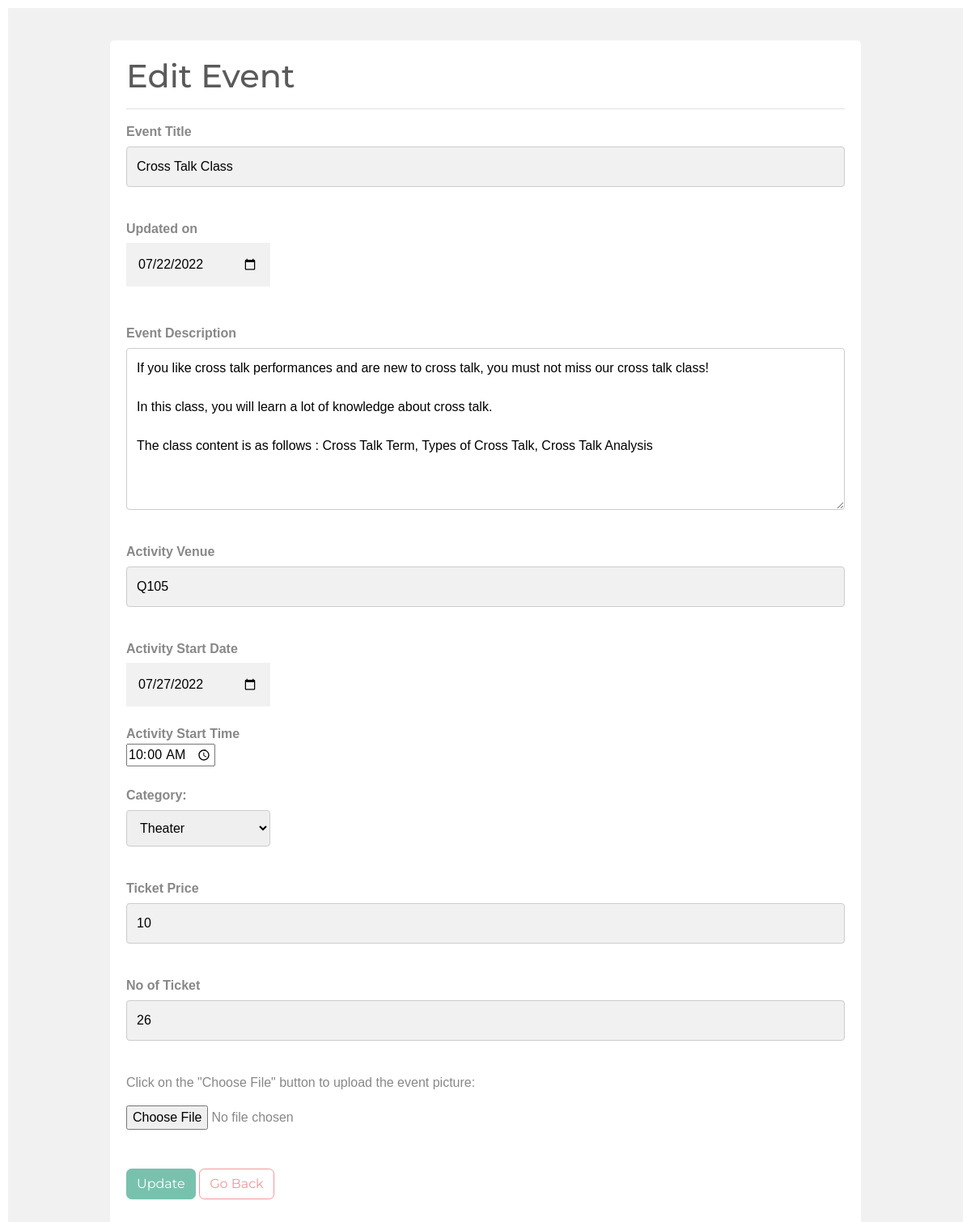
Screenshot of /edit_activity.php?edit=54 with the database file from the repository.
### tables this page shows
CREATE TABLE `activity` (
  `ActID` int(11) NOT NULL,
  `ActName` varchar(255) NOT NULL,
  `UpdDate` date NOT NULL,
  `ActImage` varchar(255) NOT NULL,
  `ActDesc` varchar(9999) NOT NULL,
  `ActVenue` varchar(100) NOT NULL,
  `StartDate` date NOT NULL,
  `StartTime` varchar(100) NOT NULL,
  `Category` varchar(15) NOT NULL,
  `value` float(5,2) NOT NULL,
  `people` int(3) NOT NULL
);

### edit_activity.php (the view, shortened to what this page needs)
<html>
    <body>
    <head>
        <link href="https://bootswatch.com/5/minty/bootstrap.min.css" rel="stylesheet">
        <link href="eventstyle.css" rel="stylesheet" />
        <link href="eventheader.css" rel="stylesheet" />
        <link rel="stylesheet" href="https://cdnjs.cloudflare.com/ajax/libs/font-awesome/4.7.0/css/font-awesome.min.css">
    </head>
    </body>
</html>
<?php
 include'config.php';
?>
<?php
if ($_SERVER['REQUEST_METHOD'] == 'POST') {
    $ActID = $_POST['edit'];
    $ActName = $_POST['act_name'];
    $UpdDate = $_POST['upd_date'];
    $ActDesc = $_POST['act_desc'];
    $ActVenue = $_POST['act_venue'];
    $StartDate = $_POST['start_date'];
    $StartTime = $_POST['start_time'];
    $Category = $_POST['category'];
    $ActImage = $_FILES['act_image']['name'];
    $ActImage_tmp_name = $_FILES['act_image']['tmp_name'];
    $ActImage_folder = 'uploaded_img/'.$ActImage;
    $value = $_POST['value'];
    $people = $_POST['people'];
    $sql = "UPDATE activity SET ActName = ?, UpdDate = ?, ActImage = ?, ActDesc = ?, ActVenue = ?, StartDate = ?, StartTime = ?, Category = ?, value = ?, people = ? WHERE ActID= ?";
        $stmt = $conn->prepare($sql);
        $stmt->bind_param('sssssssssss', $ActName,$UpdDate,$ActImage,$ActDesc,$ActVenue,$StartDate,$StartTime,$Category,$value,$people,$ActID);
        if ($stmt->execute()) {
            echo '<div class="alert alert-dismissible alert-success">
  <button type="button" class="btn-close" data-bs-dismiss="alert"></button>
  <h4 class="alert-success">Success!</h4>';
            echo "<strong>$ActName</strong> has been updated. Click the 'Go Back' button below to view.</div>";
        } else {
            echo '<div class="alert alert-dismissible alert-warning">
  <button type="button" class="btn-close" data-bs-dismiss="alert"></button>
  <h4 class="alert-heading">Warning!</h4>
  <ul>';
            echo"<li>Database update error!</li>";
            echo '</ul></div>';
       }
}else {
    $ActID = $_GET['edit'] ?? '';
    $sql = "SELECT * FROM activity WHERE ActID = ?";
    $stmt = $conn->prepare($sql);
    $stmt->bind_param('s', $ActID);
    $stmt->execute();
    $result = $stmt->get_result();
    if ($result->num_rows > 0) {
        $row = $result->fetch_assoc();
        $ActName = $row['ActName'];
        $UpdDate = $row['UpdDate'];
        $ActDesc = $row['ActDesc'];
        $ActVenue = $row['ActVenue'];
        $StartDate = $row['StartDate'];
        $StartTime = $row['StartTime'];
        $Category = $row['Category'];
        $value = $row['value'];
        $people = $row['people'];
    }
}
?>
<div class="container">
            <form action="<?php echo $_SERVER['PHP_SELF'] ?>" method="POST" enctype="multipart/form-data">
                <h1>Edit Event</h1>
                <hr>
                <label for="title"><b>Event Title</b></label><br>
                <input type="text" placeholder="Enter Event Title" value="<?= $ActName ?>" name="act_name" required>
                <br><br>
                <label for="Date"><b>Updated on</b></label><br>
                <input type="date" id="date" value="<?= $UpdDate ?>"name="upd_date" required>
                <br><br>
                <label for="Description"><b>Event Description</b></label><br>
                <textarea id="actdesc" value="" name="act_desc" placeholder="Write the event description here......" style="height:200px; width:100%;" required><?= $ActDesc ?></textarea>
                <br><br>
                <label for="title"><b>Activity Venue</b></label><br>
                <input type="text" placeholder="Enter Activity Venue" value="<?= $ActVenue ?>"name="act_venue" required>
                <br><br>
                <label for="Date"><b>Activity Start Date</b></label><br>
                <input type="date" id="date"value="<?= $StartDate ?>" name="start_date" required>
                <br>
                <label for="appt"><b>Activity Start Time</b></label><br>
                <input type="time" id="time" value="<?= $StartTime ?>"name="start_time">
                <br><br>
                <label for="category"><b>Category:</b></label><br>
                <select value="<?= $Category ?>" name="category" id="category">
                    <option value="Theater">Theater</option>
                </select>
                <br><br>
                                                <label for="title"><b>Ticket Price</b></label><br>
                <input type="text" placeholder="Enter Ticket Price"value="<?= $value ?>" name="value" required>
                <br><br>
                                <label for="title"><b>No of Ticket</b></label><br>
                <input type="text" placeholder="Enter No of Ticket" value="<?= $people ?>"name="people" required>
                <br><br>
                <p>Click on the "Choose File" button to upload the event picture:</p>
                    <input type="file" accept="image/png, image/jpeg, imge/jpg" value=""name="act_image">
                    <br><br><br>
                <input type="submit" class="btn btn-primary" value="Update">
                <a href="add_activity.php" class="btn btn-outline-secondary">Go Back</a>
            </form>
</div>

### eventstyle.css (style rules this page uses)
html { margin: 4px; padding: 6px; font-family: 'Cabin', sans-serif; background-color: white; }
body { font-family: Arial; padding: 10px; background: #f1f1f1; }
input[type=text], input[type=date] { width: 100%; padding: 15px; margin: 5px 0 22px 0; display: inline-block; border: none; background: #f1f1f1; }
input[type=text], select, textarea { width: 100%; padding: 12px; border: 1px solid #ccc; border-radius: 4px; box-sizing: border-box; margin-top: 6px; margin-bottom: 16px; resize: vertical; }
input[type=date] { width: 20%; }
select { width: 20%; }
.container { margin-top: 30px; border-radius: 5px; background-color: white; padding: 20px; width:80%; }

### rows the page displays
activity: act_name "Cross Talk Class", upd_date "07/22/2022", act_desc "If you like cross talk performances and are new to cross talk, you must not miss our cross talk class! In this class, you will learn a lot of knowledge about cross talk. The class content is as follows : Cross Talk Term, Types of Cross Talk, Cross Talk Analysis", act_venue "Q105", start_time "10:00", category "Theater", people "26"
